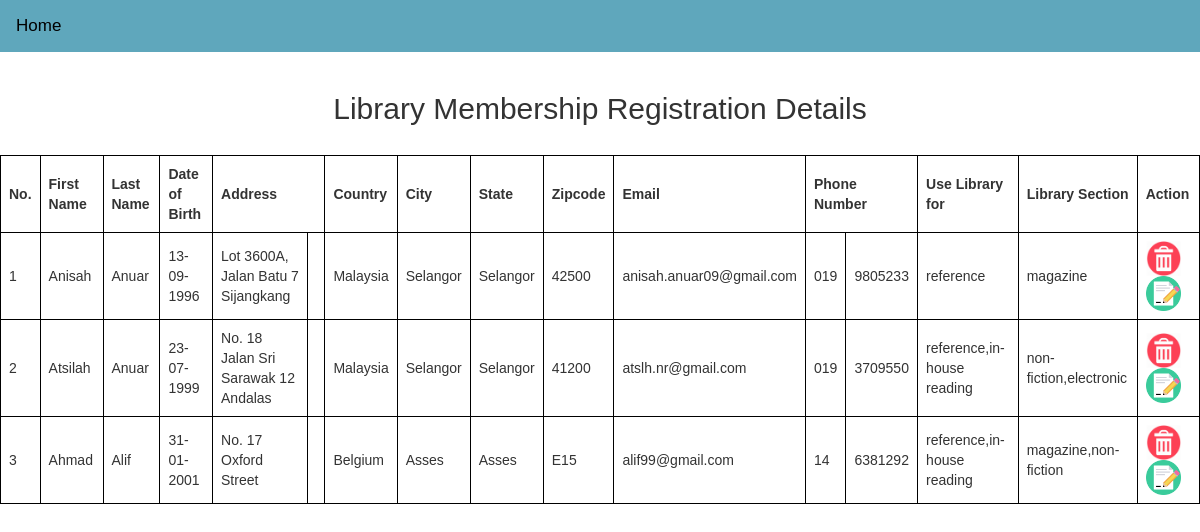
The page /member_update.php on the database as committed earlier.
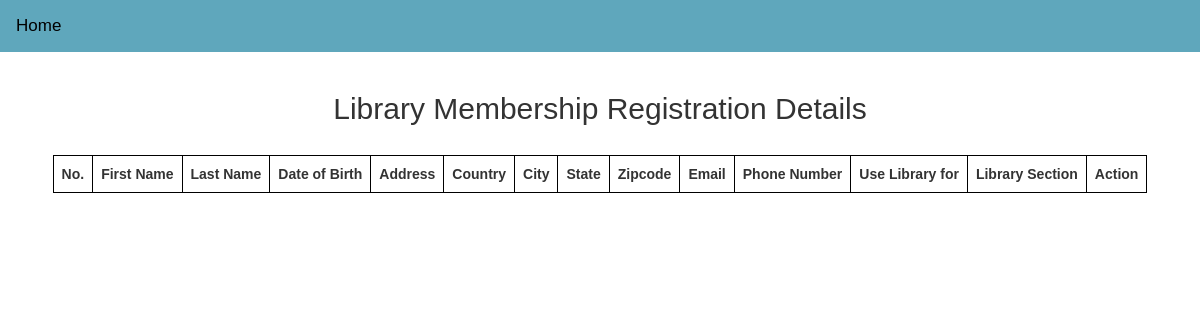
The same page on the database as committed later.
### tables this page shows
CREATE TABLE `membership` (
  `id` int(11) NOT NULL,
  `firstname` varchar(25) NOT NULL,
  `lastname` varchar(25) NOT NULL,
  `datebirth` varchar(25) NOT NULL,
  `address1` varchar(50) NOT NULL,
  `address2` varchar(50) DEFAULT NULL,
  `country` varchar(25) NOT NULL,
  `city` varchar(25) NOT NULL,
  `state` varchar(25) NOT NULL,
  `zipcode` varchar(25) NOT NULL,
  `email` varchar(25) NOT NULL,
  `code_phonenum` varchar(25) NOT NULL,
  `phonenum` varchar(25) NOT NULL,
  `use_library` varchar(250) NOT NULL,
  `sec_access` varchar(250) NOT NULL
);

### member_update.php (the view, shortened to what this page needs)
<!DOCTYPE html>
<html>
<head>
  <link rel="stylesheet" href="https://maxcdn.bootstrapcdn.com/bootstrap/3.4.1/css/bootstrap.min.css">
</head>
<body>
<div class="topnav" id="myNav">
    <a href="home.html">Home</a>
</div><br>
<center><h2>Library Membership Registration Details</h2></center>
  <br>
  <center>
  <table>
      <tr>
      <th>No.</th>
      <th>First Name</th>
      <th>Last Name</th>
      <th>Date of Birth</th>
      <th colspan='2'>Address</th>
      <th>Country</th>
      <th>City</th>
      <th>State</th>
      <th>Zipcode</th>
      <th>Email</th>
      <th colspan='2'>Phone Number</th
      ><th>Use Library for</th>
      <th>Library Section</th>
      <th>Action</th>
      </tr>
      <?php
       include "connect.php";
      $i=1;
          $table  = mysqli_query($con,'SELECT * FROM membership');
          while($row  = mysqli_fetch_array($table)){ ?>
              <tr id="<?php echo $row['id']; ?>">
              <td><?php echo $i; ?></td>
                <td><?php echo $row['firstname']; ?></td>
                <td><?php echo $row['lastname']; ?></td>
                <td><?php echo $row['datebirth']; ?></td>
                <td><?php echo $row['address1']; ?></td>
                <td><?php echo $row['address2']; ?></td>
                <td><?php echo $row['country']; ?></td>
                <td><?php echo $row['city']; ?></td>
                <td><?php echo $row['state']; ?></td>
                <td><?php echo $row['zipcode']; ?></td>
                <td><?php echo $row['email']; ?></td>
                <td><?php echo $row['code_phonenum']; ?></td>
                <td><?php echo $row['phonenum']; ?></td>
                <td><?php echo $row['use_library']; ?></td>
                <td><?php echo $row['sec_access']; ?></td>
                <td>
                <a href="javascript:delete_id(<?php echo $row['id']; ?>)"><img src="trash.png" alt="Delete" style="width:35px;height:35px;" /> </a>
                <a href="update.php?userid=<?php echo $row['id']; ?>"><img src="update.png" alt="Update" style="width:35px;height:35px;"/> </a>
                </td>
              </tr>
         <?php
         $i++;
        }
        ?>
  </table>
  </center>
</body>
</html>

### member_update.php (style rules this page uses)
body { font-family: Arial, Helvetica, sans-serif; }
table, th, td { border: 1px solid black; border-collapse: collapse; padding:8px; }
.topnav { overflow: hidden; font-family:'Lucida Sans', 'Lucida Sans Regular', 'Lucida Grande', 'Lucida Sans Unicode', Geneva, Verdana, sans-serif; background-color: #5fa7bc; }
.topnav a { float: left; color:white; text-align: center; padding: 14px 16px; text-decoration: none; font-size: 17px; }

Rows that differ between the two databases and show on the page:
removed membership: firstname "Anisah", lastname "Anuar", datebirth "13-09-1996", address1 "Lot 3600A, Jalan Batu 7 Sijangkang", country "Malaysia", city "Selangor", state "Selangor", zipcode "42500", email "anisah.anuar09@gmail.com", code_phonenum "019", phonenum "9805233", use_library "reference", sec_access "magazine"
removed membership: firstname "Atsilah", lastname "Anuar", datebirth "23-07-1999", address1 "No. 18 Jalan Sri Sarawak 12 Andalas", country "Malaysia", city "Selangor", state "Selangor", zipcode "41200", email "atslh.nr@gmail.com", code_phonenum "019", phonenum "3709550", use_library "reference,in-house reading", sec_access "non-fiction,electronic"
removed membership: firstname "Ahmad", lastname "Alif", datebirth "31-01-2001", address1 "No. 17 Oxford Street", country "Belgium", city "Asses", state "Asses", zipcode "E15", email "alif99@gmail.com", code_phonenum "14", phonenum "6381292", use_library "reference,in-house reading", sec_access "magazine,non-fiction"
